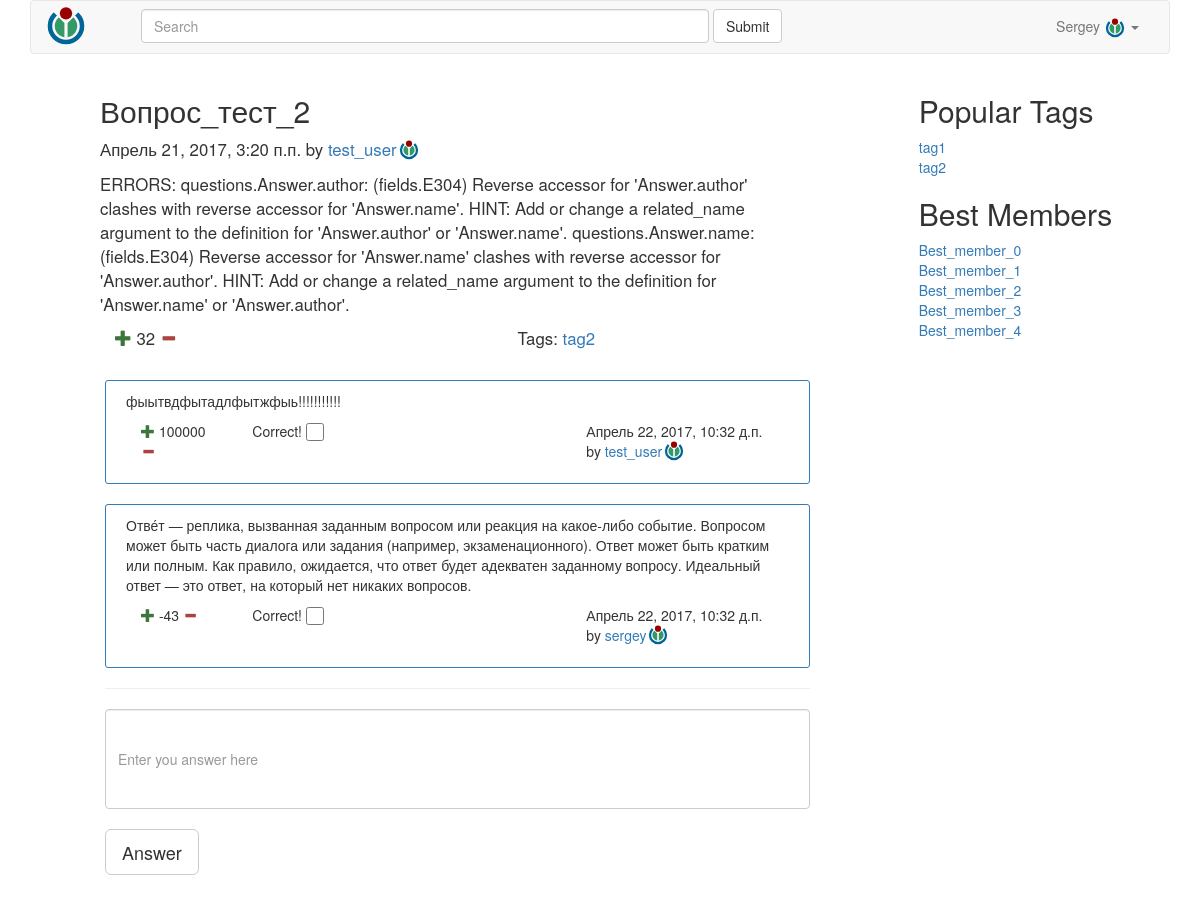
Screenshot of /question/2/ with the database file from the repository.
### questions/models.py (models this page shows, shortened)
class Question(models.Model):
    objects = QuestionManager()
    title = models.CharField(max_length=50)
    text = models.TextField()
    date = models.DateTimeField(auto_now_add=True)
    rating = models.IntegerField(default=0)
    author = models.ForeignKey(User, default=1)
    avatar = '/static/logo.svg'  # 11111111111111
    class Meta:
        ordering = ('-date',)
        verbose_name = u'вопрос'
        verbose_name_plural = u'вопросы'
    def get_tags(self):
        return self.tag_set.all()

class Tag(models.Model):
    objects = TagManager()
    question = models.ManyToManyField(Question)
    tag = models.CharField(max_length=15)
    class Meta:
        verbose_name = u'тег'
        verbose_name_plural = u'теги'
    def __str__(self):
        return str(self.tag)

class Answer(models.Model):
    question = models.ForeignKey(Question, null=False)
    text = models.TextField()
    rating = models.IntegerField(default=0)
    date = models.DateTimeField(auto_now_add=True, )
    approved = models.BooleanField(default=False)
    author = models.ForeignKey(User, default=1)
    avatar = '/static/logo.svg'  # надо брать у юзера
    class Meta:
        ordering = ('-rating',)
        verbose_name = u'ответ'
        verbose_name_plural = u'ответы'

### questions/views.py (the view)
# urls.py: url(r'^question/(?P<question_id>\d+)/$', views.question, name='question'),
def question(request, question_id):
    qst = get_object_or_404(Question, id=question_id)
    context = {'question': qst}
    answers = qst.answer_set.all()
    context.update({'answers': answers})
    context.update(default_context)
    return render(request, 'questions.html', context)

### templates/questions.html (shortened to what this page needs)
{% extends "./base.html" %}
{% block page_header %}
    <div class="row row-post row-post-main">
        <div class="blog-post">
            <h2 class="blog-post-title">{{ question.title }}</h2>
            <p class="blog-post-meta">{{ question.date }} by <a href="#">{{ question.author }}</a><img class="avatar"
                                                                                                     src="{{ question.avatar }}">
            </p>
            <p>{{ question.text }}</p>
            <p class="blog-post-meta col-md-2">
                <span class="glyphicon glyphicon-plus text-success" aria-hidden="true"></span>
                {{ question.rating }}
                <span class="glyphicon glyphicon-minus text-danger" aria-hidden="true"></span>
            </p>
            <p class="blog-post-meta col-md-offset-5 col-md-5">
                Tags:
                {% for tag in question.get_tags %}
                    <a href="{% url 'tag' tag %}">{{ tag }}</a>
                {% endfor %}
            </p>
        </div>
    </div>
{% endblock %}
{% block content %}
    <div class="row basic-row">
        {% for answer in answers %}
            <div class="question">
                <div class="row row-post">
                    <div class="blog-post">
                        <p>{{ answer.text }}</p>
                        <p class="blog-post-meta col-md-2">
                            <span class="glyphicon glyphicon-plus text-success" aria-hidden="true"></span>
                            {{ answer.rating }}
                            <span class="glyphicon glyphicon-minus text-danger" aria-hidden="true"></span>
                        </p>
                        <p class="blog-post-meta col-md-2">
                            Correct! <input type="checkbox" class="check checkbox-inline">
                        </p>
                        <p class="blog-post-meta col-md-offset-4 col-md-4">
                            {{ answer.date }} by <a href="#">{{ answer.author }}</a><img class="avatar"
                                                                                       src="{{ answer.avatar }}">
                        </p>
                    </div>
                </div>
            </div>
        {% endfor %}
        <hr>
        <input type="text" class="form-control ask-text" placeholder="Enter you answer here">
        <button class="btn btn-default btn-lg btn-answer">Answer</button>
    </div>
{% endblock %}

### templates/base.html (shortened to what this page needs)
<!DOCTYPE html>
<html lang="en">
<head>
    <link href="/static/css/bootstrap.min.css" rel="stylesheet">
    <link href="/static/demo.css" rel="stylesheet">
</head>
<body class="container">
<nav class="navbar navbar-default">
    <div class="container-fluid">
        <div class="navbar-header">
            <a class="navbar-brand" href="{% url 'home' %}">
                <img src="/static/logo.svg">
            </a>
        </div>
        <div class="collapse navbar-collapse" id="bs-example-navbar-collapse-1">
            <form class="navbar-form navbar-left">
                <div class="form-group">
                    <input id="logo" type="text" size="70" class="form-control" placeholder="Search">
                </div>
                <button type="submit" class="btn btn-default">Submit</button>
            </form>
            <ul class="nav navbar-nav navbar-right">
                {% if user_authorized %}
                    <a class="navbar-brand" href="#">
                        <li class="dropdown">
                            <a href="#" data-toggle="dropdown"> {{ username }}<img class="my-avatar"
                                                                                   src="/static/logo.svg"> <b
                                    class="caret"></b></a>
                        </li>
                    </a>
                {% else %}
                    <li><a href="{% url 'login' %}">Войти</a></li>
                    <li><a href="{% url 'signup' %}">Зарегистрироваться</a></li>
                {% endif %}
            </ul>
        </div>
    </div>
</nav>
<div class="row basic-row">
    <div class="col-md-8 blog-main">
        <div class="blog-header">
            {% block page_header %}{% endblock %}
        </div>
        {% block content %}{% endblock %}
    </div>
    <div class="col-md-3 col-sm-offset-1 blog-sidebar">
        <div class="sidebar-module sidebar-module-inset">
            <h2>Popular Tags</h2>
            <ol class="list-unstyled">
                {% for tag in popular_tags %}
                    <li><a href="{% url 'tag' tag %}">{{ tag }}</a></li>
                {% endfor %}
            </ol>
        </div>
        <div class="sidebar-module">
            <h2>Best Members</h2>
            <ol class="list-unstyled">
                {% for member in best_members %}
                    <li><a href="#">{{ member }}</a></li>
                {% endfor %}
            </ol>
        </div>
    </div>
</div>
</body>
</html>

### static/demo.css (style rules this page uses)
.navbar-brand img { width: 40px; height: 40px; position: relative; bottom: 10px; }
.my-avatar { width: 20px; height: 20px; margin-left: 5px; position: relative; }
.navbar-form { padding-right: 30px; padding-left: 40px; }
input { size:200px; }
.question { border: solid 1px #337ab7; border-radius: 3px 3px 3px 3px; padding: 10px; margin-top: 20px; margin-bottom: 20px; }
.avatar { width: 20px; height: 20px; bottom: 2px; left: 2px; position: relative; }
.basic-row { margin-left: 30px; }
.row-post { margin-left: 10px; margin-right: 5px; }
.check { width: 18px; height: 18px; bottom: 3px; position: relative; }
.row-post-main { font-size:120%; margin-left: 25px; }
.ask-text { height: 100px; }
.btn-answer { margin-top: 20px; margin-bottom: 40px; }

### rows the page displays
Question: title "Вопрос_тест_2", date "Апрель 21, 2017, 3:20 п.п.", author "test_user", text "ERRORS: questions.Answer.author: (fields.E304) Reverse accessor for 'Answer.author' clashes with reverse accessor for 'Answer.name'. HINT: Add or change a related_name argument to the definition for 'Answer.author' or 'Answer.name'. questions.Answer.name: (fields.E304) Reverse accessor for 'Answer.name' clashes with reverse accessor for 'Answer.author'. HINT: Add or change a related_name argument to the definition for 'Answer.name' or 'Answer.author'.", rating "32"
Tag: tag "tag2"
Answer: text "фыытвдфытадлфытжфыь!!!!!!!!!!!", rating "100000", date "Апрель 22, 2017, 10:32 д.п.", author "test_user"
Answer: text "Отве́т — реплика, вызванная заданным вопросом или реакция на какое-либо событие. Вопросом может быть часть диалога или задания (например, экзаменационного). Ответ может быть кратким или полным. Как правило, ожидается, что ответ будет адекватен заданному вопросу. Идеальный ответ — это ответ, на который нет никаких вопросов.", rating "-43", date "Апрель 22, 2017, 10:32 д.п.", author "sergey"
Tag: tag "tag1"

### other values shown
{{ username }} "Sergey"
{{ member }} "Best_member_0" "Best_member_1" "Best_member_2" "Best_member_3" "Best_member_4"
